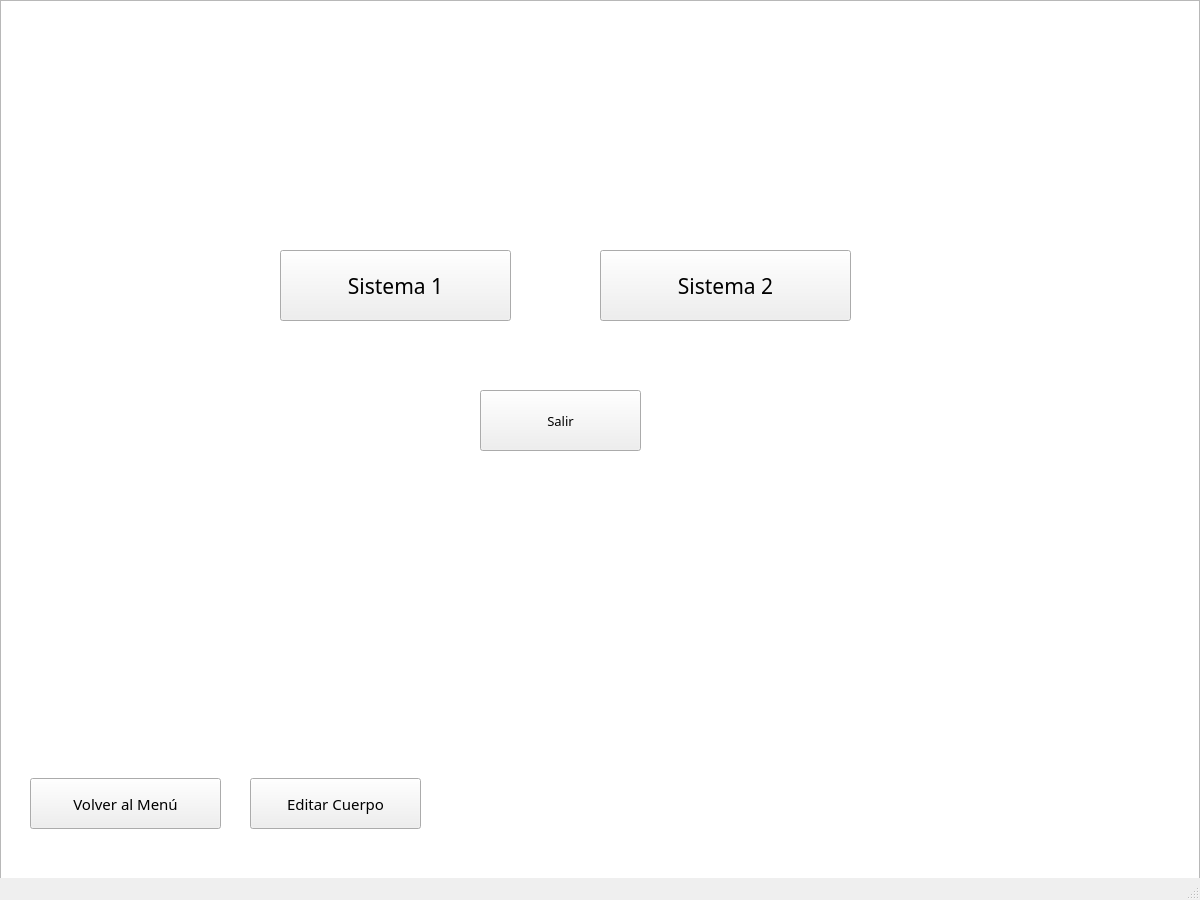
<?xml version="1.0" encoding="UTF-8"?>
<ui version="4.0">
 <class>MainWindow</class>
 <widget class="QMainWindow" name="MainWindow">
  <property name="geometry">
   <rect>
    <x>0</x>
    <y>0</y>
    <width>1200</width>
    <height>900</height>
   </rect>
  </property>
  <property name="windowTitle">
   <string>MainWindow</string>
  </property>
  <widget class="QWidget" name="centralwidget">
   <widget class="QPushButton" name="btnSistema1">
    <property name="geometry">
     <rect>
      <x>280</x>
      <y>250</y>
      <width>231</width>
      <height>71</height>
     </rect>
    </property>
    <property name="font">
     <font>
      <family>Snap ITC</family>
      <pointsize>16</pointsize>
     </font>
    </property>
    <property name="text">
     <string>Sistema 1</string>
    </property>
   </widget>
   <widget class="QPushButton" name="btnSistema2">
    <property name="geometry">
     <rect>
      <x>600</x>
      <y>250</y>
      <width>251</width>
      <height>71</height>
     </rect>
    </property>
    <property name="font">
     <font>
      <family>Snap ITC</family>
      <pointsize>16</pointsize>
     </font>
    </property>
    <property name="text">
     <string>Sistema 2</string>
    </property>
   </widget>
   <widget class="QPushButton" name="btnSalir">
    <property name="geometry">
     <rect>
      <x>480</x>
      <y>390</y>
      <width>161</width>
      <height>61</height>
     </rect>
    </property>
    <property name="font">
     <font>
      <family>Snap ITC</family>
      <pointsize>10</pointsize>
     </font>
    </property>
    <property name="text">
     <string>Salir</string>
    </property>
   </widget>
   <widget class="QPushButton" name="btnVolver">
    <property name="geometry">
     <rect>
      <x>30</x>
      <y>778</y>
      <width>191</width>
      <height>51</height>
     </rect>
    </property>
    <property name="font">
     <font>
      <family>Snap ITC</family>
      <pointsize>11</pointsize>
     </font>
    </property>
    <property name="text">
     <string>Volver al Menú</string>
    </property>
   </widget>
   <widget class="QGraphicsView" name="vistaSimulacion">
    <property name="geometry">
     <rect>
      <x>0</x>
      <y>0</y>
      <width>1200</width>
      <height>900</height>
     </rect>
    </property>
   </widget>
   <widget class="QPushButton" name="btnEditar">
    <property name="geometry">
     <rect>
      <x>250</x>
      <y>778</y>
      <width>171</width>
      <height>51</height>
     </rect>
    </property>
    <property name="font">
     <font>
      <family>Snap ITC</family>
      <pointsize>11</pointsize>
     </font>
    </property>
    <property name="text">
     <string>Editar Cuerpo</string>
    </property>
   </widget>
   <zorder>vistaSimulacion</zorder>
   <zorder>btnSistema1</zorder>
   <zorder>btnSistema2</zorder>
   <zorder>btnSalir</zorder>
   <zorder>btnVolver</zorder>
   <zorder>btnEditar</zorder>
  </widget>
  <widget class="QMenuBar" name="menubar">
   <property name="geometry">
    <rect>
     <x>0</x>
     <y>0</y>
     <width>1200</width>
     <height>25</height>
    </rect>
   </property>
  </widget>
  <widget class="QStatusBar" name="statusbar"/>
 </widget>
 <resources/>
 <connections/>
</ui>
